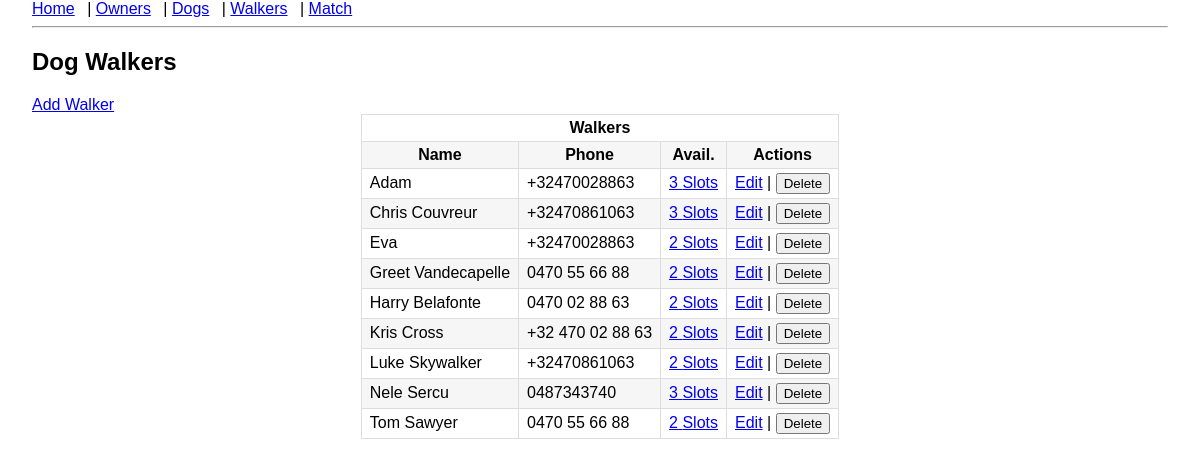
The page /walkers on the database as committed earlier.
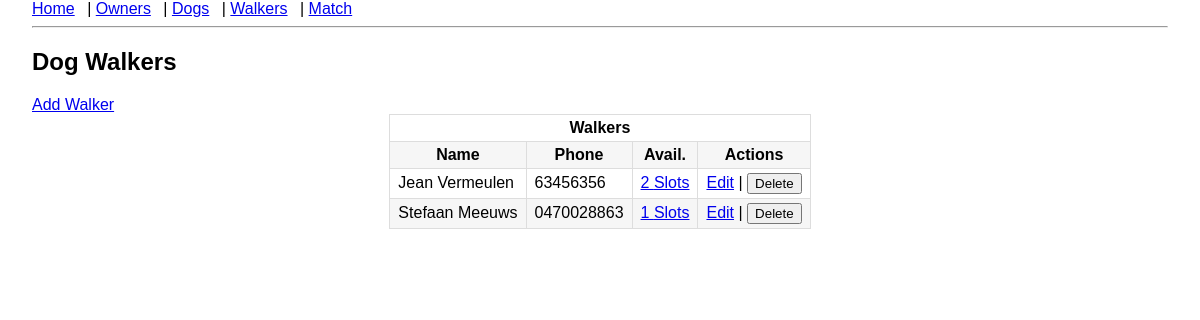
The same page on the database as committed later.
### models.py (models this page shows)
class DogWalker(db.Model):
    id = db.Column(db.Integer, primary_key=True)
    name = db.Column(db.String(100), nullable=False)
    phone = db.Column(db.String(40))
    availabilities = db.relationship(
        "Availability", backref="walker", cascade="all, delete-orphan"
    )

### app.py (the view)
@app.route("/walkers")
def walkers():
    walkers = DogWalker.query.order_by(DogWalker.name.asc()).all()
    table_name = DogWalker.__tablename__
    return render_template("walkers.html", walkers=walkers)

### templates/walkers.html
{% extends "layout.html" %}
{% block content %}
<h2>Dog Walkers</h2>
<a href="{{ url_for('add_walker') }}">Add Walker</a>
<table class="table table-striped table-centered">
    <thead>
    <tr>
        <th colspan="4">Walkers</th>
    </tr>
    <tr>
        <th>Name</th>
        <th>Phone</th>
        <th>Avail.</th>
        <th>Actions</th>
    </tr>
    </thead>
    {% for walker in walkers %}
    <tr>
        <td>{{ walker.name }}</td>
        <td>{{ walker.phone }}</td>
        <td>
            <a href="{{ url_for('manage_availability', entity='walker', entity_id=walker.id) }}">
                {{ walker.availabilities|length }} Slots
            </a>
        </td>
        <td>
            <a href="{{ url_for('edit_walker', walker_id=walker.id) }}">Edit</a>
            |
            <form action="{{ url_for('delete_walker', walker_id=walker.id) }}" method="post" style="display:inline;">
                <button type="submit" onclick="return confirm('Are you sure you want to delete this walker?');" class="btn btn-danger">
                    Delete
                </button>
            </form>
        </td>
    </tr>
    {% endfor %}
</table>
{% endblock %}

### templates/layout.html (shortened to what this page needs)
<!doctype html>
<html lang="en">
<head>
    <link href="{{ url_for('static', filename='style.css') }}" rel="stylesheet">
    <link href="{{ url_for('static', filename='css/custom.css') }}" rel="stylesheet">
</head>
<body>
<nav>
    <a href="{{ url_for('home') }}">Home</a> |
    <a href="{{ url_for('owners') }}">Owners</a> |
    <a href="{{ url_for('dogs') }}">Dogs</a> |
    <a href="{{ url_for('walkers') }}">Walkers</a> |
    <a href="{{ url_for('match') }}">Match</a>
</nav>
<hr>
{% block content %}
{% endblock %}
</body>
</html>

### static/style.css (style rules this page uses)
body { font-family: Arial, sans-serif; margin: 0 2rem; }
table { border-collapse: collapse; width: auto; margin: 0 auto; }
th, td { border: 1px solid #ddd; padding: 4px 8px; }
tr:nth-child(even) { background: #f6f6f6; }
nav a { margin-right: .5rem; }

### static/css/custom.css (style rules this page uses)
.table-centered { margin: 0 auto; width: auto; }
.table-centered th, .table-centered td { white-space: nowrap; }

Rows that differ between the two databases and show on the page:
removed DogWalker: name "Adam", phone "+32470028863", availabilities|length "3"
removed DogWalker: name "Chris Couvreur", phone "+32470861063", availabilities|length "3"
removed DogWalker: name "Eva", phone "+32470028863", availabilities|length "2"
removed DogWalker: name "Harry Belafonte", phone "0470 02 88 63", availabilities|length "2"
removed DogWalker: name "Kris Cross", phone "+32 470 02 88 63", availabilities|length "2"
removed DogWalker: name "Luke Skywalker", phone "+32470861063", availabilities|length "2"
removed DogWalker: name "Nele Sercu", phone "0487343740", availabilities|length "3"
removed DogWalker: name "Tom Sawyer", phone "0470 55 66 88", availabilities|length "2"
added DogWalker: name "Jean Vermeulen", phone "63456356", availabilities|length "2"
changed DogWalker: name "Greet Vandecapelle" → "Stefaan Meeuws"; phone "0470 55 66 88" → "0470028863"; availabilities|length "2" → "1"
